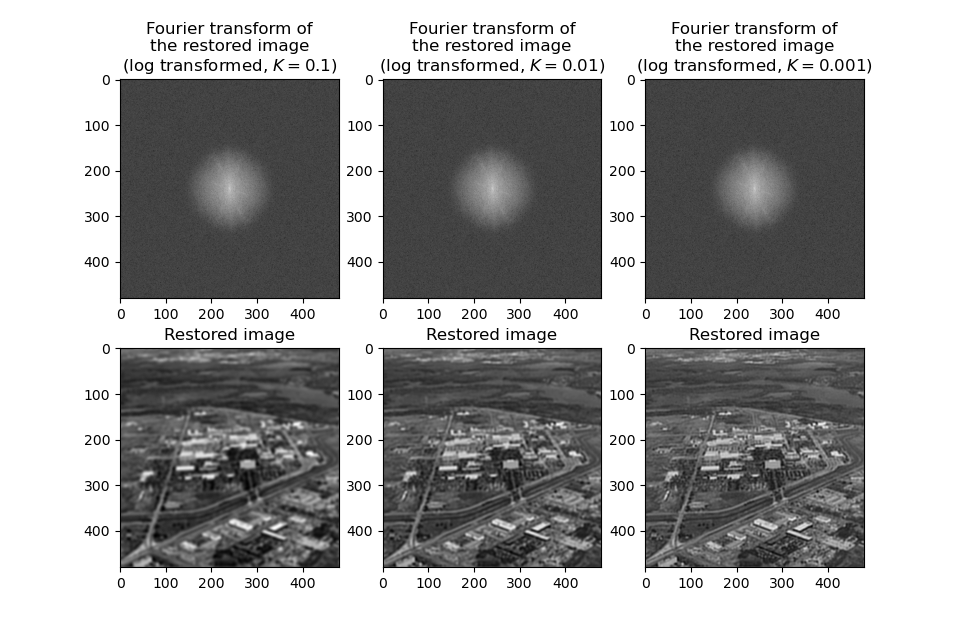

The script that saved this image:
import numpy as np
from PIL import Image
from matplotlib import pyplot as plt

from numpy.fft import fft2, ifft2, fftshift, ifftshift

# %% read in the image and do transform
Q6_2 = np.array(Image.open("Q6_2.tif"))
row, col = Q6_2.shape
img_fourier = fftshift(fft2(Q6_2))

# %% generate degradation function
k = 0.0025
func = np.fromfunction(lambda mu, nu:
                       np.exp(-k * ((mu - row / 2) ** 2 + (nu - col / 2) ** 2) ** (5 / 6)),
                       (row, col))


# %% restore the image
def wiener(fourier=img_fourier, K=0.1):
    img_out_fourier = func ** 2 / func / (func ** 2 + K) * fourier
    img_out_view = np.log10(np.abs(fourier) + 1)
    img_out = np.abs(ifft2(ifftshift(img_out_fourier)))
    return img_out_fourier, img_out_view, img_out


_, img_out_view1, img_out1 = wiener(K=0.1)
_, img_out_view2, img_out2 = wiener(K=0.01)
_, img_out_view3, img_out3 = wiener(K=0.001)

plt.figure(figsize=(9.6, 6.4))
plt.subplot(231)
plt.imshow(img_out_view1, cmap='gray')
plt.title(
    'Fourier transform of\n'
    'the restored image\n'
    '(log transformed, $K = 0.1$)')
plt.subplot(234)
plt.imshow(img_out1, cmap='gray')
plt.title('Restored image')

plt.subplot(232)
plt.imshow(img_out_view2, cmap='gray')
plt.title(
    'Fourier transform of\n'
    'the restored image\n'
    '(log transformed, $K = 0.01$)')
plt.subplot(235)
plt.imshow(img_out2, cmap='gray')
plt.title('Restored image')

plt.subplot(233)
plt.imshow(img_out_view2, cmap='gray')
plt.title(
    'Fourier transform of\n'
    'the restored image\n'
    '(log transformed, $K = 0.001$)')
plt.subplot(236)
plt.imshow(img_out3, cmap='gray')
plt.title('Restored image')
plt.savefig('Q6_2_3.png')
plt.show()
